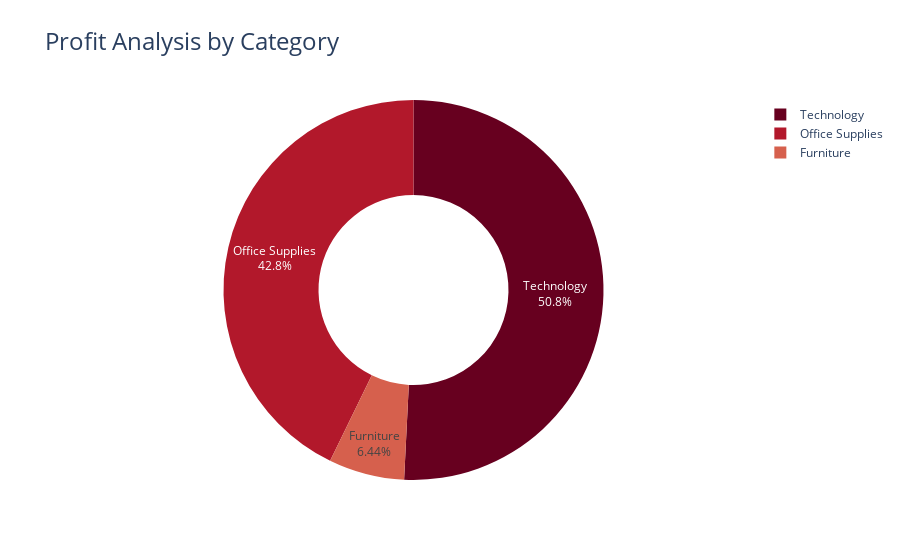

The notebook cell this image was saved under:
### Markdown cell above
**profit by category**

### Code cell
profit_by_category = df.groupby('Category')['Profit'].sum().reset_index()
fig = px.pie(profit_by_category,
             values ='Profit',
             names = 'Category',
             title = 'Profit by Category',
             hole =0.5,
             color_discrete_sequence=px.colors.sequential.RdBu)

fig.update_traces(textposition='inside', textinfo='percent+label')
fig.update_layout(title_text = 'Profit Analysis by Category',title_font =dict(size=24))
fig.show()

### Figure 1 — Plotly figure (JSON) as saved in the notebook; plotly's stock layout.template omitted (floating-point values rounded to 4 significant figures)
{"data": [{"domain": {"x": [0, 1], "y": [0, 1]}, "hole": 0.5, "hovertemplate": "Category=%{label}<br>Profit=%{value}<extra></extra>", "labels": ["Furniture", "Office Supplies", "Technology"], "legendgroup": "", "name": "", "showlegend": true, "textinfo": "percent+label", "textposition": "inside", "type": "pie", "values": [18450.0, 122500.0, 145500.0]}], "layout": {"legend": {"tracegroupgap": 0}, "piecolorway": ["rgb(103,0,31)", "rgb(178,24,43)", "rgb(214,96,77)", "rgb(244,165,130)", "rgb(253,219,199)", "rgb(247,247,247)", "rgb(209,229,240)", "rgb(146,197,222)", "rgb(67,147,195)", "rgb(33,102,172)", "rgb(5,48,97)"], "title": {"font": {"size": 24}, "text": "Profit Analysis by Category"}}}
